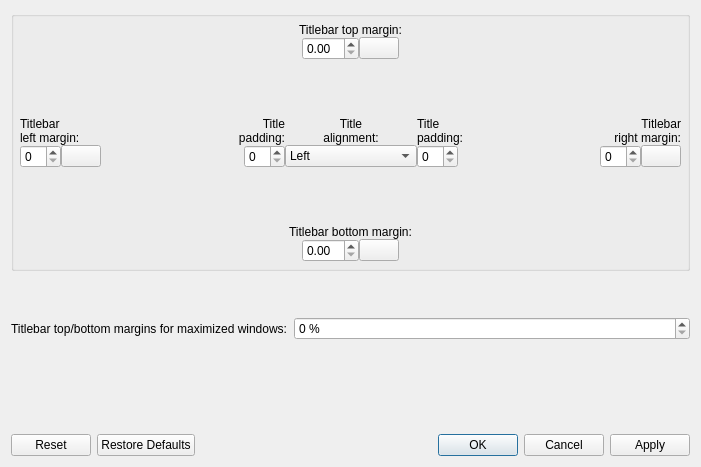
<?xml version="1.0" encoding="UTF-8"?>
<ui version="4.0">
 <class>TitleBarSpacing</class>
 <widget class="QDialog" name="TitleBarSpacing">
  <property name="geometry">
   <rect>
    <x>0</x>
    <y>0</y>
    <width>701</width>
    <height>467</height>
   </rect>
  </property>
  <property name="windowTitle">
   <string>Dialog</string>
  </property>
  <layout class="QVBoxLayout" name="verticalLayout">
   <item>
    <widget class="QGroupBox" name="titleBar_groupbox">
     <property name="title">
      <string/>
     </property>
     <property name="flat">
      <bool>false</bool>
     </property>
     <layout class="QVBoxLayout" name="verticalLayout_6">
      <property name="spacing">
       <number>0</number>
      </property>
      <property name="leftMargin">
       <number>0</number>
      </property>
      <property name="topMargin">
       <number>0</number>
      </property>
      <property name="rightMargin">
       <number>0</number>
      </property>
      <property name="bottomMargin">
       <number>0</number>
      </property>
      <item>
       <layout class="QVBoxLayout" name="verticalLayout_7">
        <item>
         <layout class="QGridLayout" name="gridLayout_8">
          <property name="leftMargin">
           <number>6</number>
          </property>
          <property name="topMargin">
           <number>6</number>
          </property>
          <property name="rightMargin">
           <number>6</number>
          </property>
          <property name="bottomMargin">
           <number>6</number>
          </property>
          <item row="1" column="5" colspan="2">
           <spacer name="horizontalSpacer_46">
            <property name="orientation">
             <enum>Qt::Horizontal</enum>
            </property>
            <property name="sizeHint" stdset="0">
             <size>
              <width>40</width>
              <height>20</height>
             </size>
            </property>
           </spacer>
          </item>
          <item row="1" column="1" colspan="2">
           <spacer name="horizontalSpacer_43">
            <property name="orientation">
             <enum>Qt::Horizontal</enum>
            </property>
            <property name="sizeHint" stdset="0">
             <size>
              <width>40</width>
              <height>20</height>
             </size>
            </property>
           </spacer>
          </item>
          <item row="1" column="0">
           <spacer name="horizontalSpacer_3">
            <property name="orientation">
             <enum>Qt::Horizontal</enum>
            </property>
            <property name="sizeHint" stdset="0">
             <size>
              <width>40</width>
              <height>20</height>
             </size>
            </property>
           </spacer>
          </item>
          <item row="1" column="4">
           <widget class="QPushButton" name="lockTitleBarTopBottomMargins">
            <property name="sizePolicy">
             <sizepolicy hsizetype="Fixed" vsizetype="Fixed">
              <horstretch>0</horstretch>
              <verstretch>0</verstretch>
             </sizepolicy>
            </property>
            <property name="toolTip">
             <string>Lock to make Titlebar top margin and Titlebar bottom margin have the same value</string>
            </property>
            <property name="text">
             <string/>
            </property>
            <property name="checkable">
             <bool>true</bool>
            </property>
           </widget>
          </item>
          <item row="1" column="3">
           <widget class="QDoubleSpinBox" name="titleBarTopMargin">
            <property name="enabled">
             <bool>true</bool>
            </property>
            <property name="maximum">
             <double>25.000000000000000</double>
            </property>
            <property name="singleStep">
             <double>0.050000000000000</double>
            </property>
           </widget>
          </item>
          <item row="0" column="1" colspan="6">
           <widget class="QLabel" name="label_13">
            <property name="text">
             <string>Titlebar top margin:</string>
            </property>
            <property name="alignment">
             <set>Qt::AlignCenter</set>
            </property>
            <property name="buddy">
             <cstring>titleBarTopMargin</cstring>
            </property>
           </widget>
          </item>
          <item row="1" column="7">
           <spacer name="horizontalSpacer_7">
            <property name="orientation">
             <enum>Qt::Horizontal</enum>
            </property>
            <property name="sizeHint" stdset="0">
             <size>
              <width>40</width>
              <height>20</height>
             </size>
            </property>
           </spacer>
          </item>
         </layout>
        </item>
        <item>
         <spacer name="verticalSpacer_4">
          <property name="orientation">
           <enum>Qt::Vertical</enum>
          </property>
          <property name="sizeType">
           <enum>QSizePolicy::Expanding</enum>
          </property>
          <property name="sizeHint" stdset="0">
           <size>
            <width>20</width>
            <height>45</height>
           </size>
          </property>
         </spacer>
        </item>
        <item>
         <layout class="QGridLayout" name="gridLayout_3">
          <property name="leftMargin">
           <number>6</number>
          </property>
          <property name="topMargin">
           <number>6</number>
          </property>
          <property name="rightMargin">
           <number>6</number>
          </property>
          <property name="bottomMargin">
           <number>6</number>
          </property>
          <property name="verticalSpacing">
           <number>0</number>
          </property>
          <item row="2" column="9">
           <widget class="QSpinBox" name="titleBarRightMargin">
            <property name="enabled">
             <bool>true</bool>
            </property>
            <property name="minimum">
             <number>0</number>
            </property>
            <property name="maximum">
             <number>30</number>
            </property>
           </widget>
          </item>
          <item row="2" column="1">
           <widget class="QPushButton" name="lockTitleBarLeftRightMargins">
            <property name="sizePolicy">
             <sizepolicy hsizetype="Fixed" vsizetype="Fixed">
              <horstretch>0</horstretch>
              <verstretch>0</verstretch>
             </sizepolicy>
            </property>
            <property name="toolTip">
             <string>Lock to make Titlebar left margin and Titlebar right margin have the same value</string>
            </property>
            <property name="text">
             <string/>
            </property>
            <property name="checkable">
             <bool>true</bool>
            </property>
           </widget>
          </item>
          <item row="2" column="8">
           <spacer name="horizontalSpacer_13">
            <property name="orientation">
             <enum>Qt::Horizontal</enum>
            </property>
            <property name="sizeType">
             <enum>QSizePolicy::Expanding</enum>
            </property>
            <property name="sizeHint" stdset="0">
             <size>
              <width>20</width>
              <height>20</height>
             </size>
            </property>
           </spacer>
          </item>
          <item row="0" column="8" colspan="3">
           <widget class="QLabel" name="label_11">
            <property name="text">
             <string>Titlebar
right margin:</string>
            </property>
            <property name="alignment">
             <set>Qt::AlignRight|Qt::AlignTrailing|Qt::AlignVCenter</set>
            </property>
            <property name="buddy">
             <cstring>titleBarRightMargin</cstring>
            </property>
           </widget>
          </item>
          <item row="2" column="7">
           <spacer name="horizontalSpacer_21">
            <property name="orientation">
             <enum>Qt::Horizontal</enum>
            </property>
            <property name="sizeHint" stdset="0">
             <size>
              <width>40</width>
              <height>20</height>
             </size>
            </property>
           </spacer>
          </item>
          <item row="2" column="10">
           <widget class="QPushButton" name="lockTitleBarLeftRightMargins_2">
            <property name="toolTip">
             <string>Lock to make Titlebar left margin and Titlebar right margin have the same value</string>
            </property>
            <property name="text">
             <string/>
            </property>
            <property name="checkable">
             <bool>true</bool>
            </property>
           </widget>
          </item>
          <item row="2" column="2">
           <spacer name="horizontalSpacer_4">
            <property name="orientation">
             <enum>Qt::Horizontal</enum>
            </property>
            <property name="sizeHint" stdset="0">
             <size>
              <width>20</width>
              <height>20</height>
             </size>
            </property>
           </spacer>
          </item>
          <item row="0" column="0" colspan="3">
           <widget class="QLabel" name="label_10">
            <property name="text">
             <string>Titlebar
left margin:</string>
            </property>
            <property name="alignment">
             <set>Qt::AlignLeading|Qt::AlignLeft|Qt::AlignVCenter</set>
            </property>
            <property name="buddy">
             <cstring>titleBarLeftMargin</cstring>
            </property>
           </widget>
          </item>
          <item row="2" column="0">
           <widget class="QSpinBox" name="titleBarLeftMargin">
            <property name="minimum">
             <number>0</number>
            </property>
            <property name="maximum">
             <number>30</number>
            </property>
           </widget>
          </item>
          <item row="2" column="3">
           <spacer name="horizontalSpacer_19">
            <property name="orientation">
             <enum>Qt::Horizontal</enum>
            </property>
            <property name="sizeHint" stdset="0">
             <size>
              <width>40</width>
              <height>20</height>
             </size>
            </property>
           </spacer>
          </item>
          <item row="2" column="4">
           <widget class="QSpinBox" name="titleSidePadding">
            <property name="sizePolicy">
             <sizepolicy hsizetype="Fixed" vsizetype="Fixed">
              <horstretch>0</horstretch>
              <verstretch>0</verstretch>
             </sizepolicy>
            </property>
           </widget>
          </item>
          <item row="2" column="6">
           <widget class="QSpinBox" name="titleSidePadding_2">
            <property name="sizePolicy">
             <sizepolicy hsizetype="Fixed" vsizetype="Fixed">
              <horstretch>0</horstretch>
              <verstretch>0</verstretch>
             </sizepolicy>
            </property>
           </widget>
          </item>
          <item row="0" column="5">
           <widget class="QLabel" name="label_3">
            <property name="text">
             <string>Title
alignment:</string>
            </property>
            <property name="alignment">
             <set>Qt::AlignCenter</set>
            </property>
            <property name="buddy">
             <cstring>titleAlignment</cstring>
            </property>
           </widget>
          </item>
          <item row="2" column="5">
           <widget class="QComboBox" name="titleAlignment">
            <item>
             <property name="text">
              <string>Left</string>
             </property>
            </item>
            <item>
             <property name="text">
              <string>Centre</string>
             </property>
            </item>
            <item>
             <property name="text">
              <string>Centre (Full Width)</string>
             </property>
            </item>
            <item>
             <property name="text">
              <string>Right</string>
             </property>
            </item>
           </widget>
          </item>
          <item row="0" column="3" colspan="2">
           <widget class="QLabel" name="label_7">
            <property name="text">
             <string>Title
padding:</string>
            </property>
            <property name="alignment">
             <set>Qt::AlignRight|Qt::AlignTrailing|Qt::AlignVCenter</set>
            </property>
            <property name="buddy">
             <cstring>titleSidePadding</cstring>
            </property>
           </widget>
          </item>
          <item row="0" column="6" colspan="2">
           <widget class="QLabel" name="label_8">
            <property name="text">
             <string>Title
padding:</string>
            </property>
           </widget>
          </item>
         </layout>
        </item>
        <item>
         <spacer name="verticalSpacer_5">
          <property name="orientation">
           <enum>Qt::Vertical</enum>
          </property>
          <property name="sizeType">
           <enum>QSizePolicy::Expanding</enum>
          </property>
          <property name="sizeHint" stdset="0">
           <size>
            <width>20</width>
            <height>45</height>
           </size>
          </property>
         </spacer>
        </item>
        <item>
         <layout class="QGridLayout" name="gridLayout_11">
          <property name="leftMargin">
           <number>6</number>
          </property>
          <property name="topMargin">
           <number>6</number>
          </property>
          <property name="rightMargin">
           <number>6</number>
          </property>
          <property name="bottomMargin">
           <number>6</number>
          </property>
          <item row="1" column="0">
           <spacer name="horizontalSpacer_11">
            <property name="orientation">
             <enum>Qt::Horizontal</enum>
            </property>
            <property name="sizeHint" stdset="0">
             <size>
              <width>40</width>
              <height>20</height>
             </size>
            </property>
           </spacer>
          </item>
          <item row="1" column="1">
           <spacer name="horizontalSpacer_10">
            <property name="orientation">
             <enum>Qt::Horizontal</enum>
            </property>
            <property name="sizeHint" stdset="0">
             <size>
              <width>40</width>
              <height>20</height>
             </size>
            </property>
           </spacer>
          </item>
          <item row="1" column="2">
           <widget class="QDoubleSpinBox" name="titleBarBottomMargin">
            <property name="enabled">
             <bool>true</bool>
            </property>
            <property name="maximum">
             <double>25.000000000000000</double>
            </property>
            <property name="singleStep">
             <double>0.050000000000000</double>
            </property>
           </widget>
          </item>
          <item row="1" column="5">
           <spacer name="horizontalSpacer_50">
            <property name="orientation">
             <enum>Qt::Horizontal</enum>
            </property>
            <property name="sizeHint" stdset="0">
             <size>
              <width>40</width>
              <height>20</height>
             </size>
            </property>
           </spacer>
          </item>
          <item row="1" column="4">
           <spacer name="horizontalSpacer_12">
            <property name="orientation">
             <enum>Qt::Horizontal</enum>
            </property>
            <property name="sizeHint" stdset="0">
             <size>
              <width>40</width>
              <height>20</height>
             </size>
            </property>
           </spacer>
          </item>
          <item row="0" column="1" colspan="4">
           <widget class="QLabel" name="label_18">
            <property name="text">
             <string>Titlebar bottom margin:</string>
            </property>
            <property name="alignment">
             <set>Qt::AlignCenter</set>
            </property>
            <property name="buddy">
             <cstring>titleBarBottomMargin</cstring>
            </property>
           </widget>
          </item>
          <item row="1" column="3">
           <widget class="QPushButton" name="lockTitleBarTopBottomMargins_2">
            <property name="toolTip">
             <string>Lock to make Titlebar top margin and Titlebar bottom margin have the same value</string>
            </property>
            <property name="text">
             <string/>
            </property>
            <property name="checkable">
             <bool>true</bool>
            </property>
           </widget>
          </item>
         </layout>
        </item>
       </layout>
      </item>
     </layout>
    </widget>
   </item>
   <item>
    <spacer name="verticalSpacer_8">
     <property name="orientation">
      <enum>Qt::Vertical</enum>
     </property>
     <property name="sizeType">
      <enum>QSizePolicy::Fixed</enum>
     </property>
     <property name="sizeHint" stdset="0">
      <size>
       <width>20</width>
       <height>40</height>
      </size>
     </property>
    </spacer>
   </item>
   <item>
    <layout class="QFormLayout" name="formLayout_4">
     <item row="0" column="0">
      <widget class="QLabel" name="label_15">
       <property name="text">
        <string>Titlebar top/bottom margins for maximized windows:</string>
       </property>
       <property name="buddy">
        <cstring>percentMaximizedTopBottomMargins</cstring>
       </property>
      </widget>
     </item>
     <item row="0" column="1">
      <widget class="QSpinBox" name="percentMaximizedTopBottomMargins">
       <property name="suffix">
        <string> %</string>
       </property>
       <property name="maximum">
        <number>100</number>
       </property>
      </widget>
     </item>
    </layout>
   </item>
   <item>
    <spacer name="verticalSpacer">
     <property name="orientation">
      <enum>Qt::Vertical</enum>
     </property>
     <property name="sizeType">
      <enum>QSizePolicy::MinimumExpanding</enum>
     </property>
     <property name="sizeHint" stdset="0">
      <size>
       <width>20</width>
       <height>40</height>
      </size>
     </property>
    </spacer>
   </item>
   <item>
    <widget class="QDialogButtonBox" name="buttonBox">
     <property name="orientation">
      <enum>Qt::Horizontal</enum>
     </property>
     <property name="standardButtons">
      <set>QDialogButtonBox::Apply|QDialogButtonBox::Cancel|QDialogButtonBox::Ok|QDialogButtonBox::Reset|QDialogButtonBox::RestoreDefaults</set>
     </property>
    </widget>
   </item>
  </layout>
 </widget>
 <tabstops>
  <tabstop>titleBarTopMargin</tabstop>
  <tabstop>lockTitleBarTopBottomMargins</tabstop>
  <tabstop>titleBarLeftMargin</tabstop>
  <tabstop>lockTitleBarLeftRightMargins</tabstop>
  <tabstop>titleSidePadding</tabstop>
  <tabstop>titleAlignment</tabstop>
  <tabstop>titleSidePadding_2</tabstop>
  <tabstop>titleBarRightMargin</tabstop>
  <tabstop>lockTitleBarLeftRightMargins_2</tabstop>
  <tabstop>titleBarBottomMargin</tabstop>
  <tabstop>lockTitleBarTopBottomMargins_2</tabstop>
  <tabstop>percentMaximizedTopBottomMargins</tabstop>
 </tabstops>
 <resources>
  <include location="klassydecoration_config.qrc"/>
 </resources>
 <connections>
  <connection>
   <sender>lockTitleBarTopBottomMargins</sender>
   <signal>toggled(bool)</signal>
   <receiver>lockTitleBarTopBottomMargins_2</receiver>
   <slot>setChecked(bool)</slot>
   <hints>
    <hint type="sourcelabel">
     <x>385</x>
     <y>65</y>
    </hint>
    <hint type="destinationlabel">
     <x>404</x>
     <y>273</y>
    </hint>
   </hints>
  </connection>
  <connection>
   <sender>lockTitleBarTopBottomMargins_2</sender>
   <signal>toggled(bool)</signal>
   <receiver>lockTitleBarTopBottomMargins</receiver>
   <slot>setChecked(bool)</slot>
   <hints>
    <hint type="sourcelabel">
     <x>400</x>
     <y>245</y>
    </hint>
    <hint type="destinationlabel">
     <x>399</x>
     <y>44</y>
    </hint>
   </hints>
  </connection>
  <connection>
   <sender>lockTitleBarLeftRightMargins</sender>
   <signal>toggled(bool)</signal>
   <receiver>lockTitleBarLeftRightMargins_2</receiver>
   <slot>setChecked(bool)</slot>
   <hints>
    <hint type="sourcelabel">
     <x>94</x>
     <y>168</y>
    </hint>
    <hint type="destinationlabel">
     <x>673</x>
     <y>154</y>
    </hint>
   </hints>
  </connection>
  <connection>
   <sender>lockTitleBarLeftRightMargins_2</sender>
   <signal>toggled(bool)</signal>
   <receiver>lockTitleBarLeftRightMargins</receiver>
   <slot>setChecked(bool)</slot>
   <hints>
    <hint type="sourcelabel">
     <x>660</x>
     <y>166</y>
    </hint>
    <hint type="destinationlabel">
     <x>89</x>
     <y>169</y>
    </hint>
   </hints>
  </connection>
  <connection>
   <sender>titleSidePadding</sender>
   <signal>valueChanged(int)</signal>
   <receiver>titleSidePadding_2</receiver>
   <slot>setValue(int)</slot>
   <hints>
    <hint type="sourcelabel">
     <x>269</x>
     <y>177</y>
    </hint>
    <hint type="destinationlabel">
     <x>482</x>
     <y>177</y>
    </hint>
   </hints>
  </connection>
  <connection>
   <sender>titleSidePadding_2</sender>
   <signal>valueChanged(int)</signal>
   <receiver>titleSidePadding</receiver>
   <slot>setValue(int)</slot>
   <hints>
    <hint type="sourcelabel">
     <x>452</x>
     <y>173</y>
    </hint>
    <hint type="destinationlabel">
     <x>240</x>
     <y>161</y>
    </hint>
   </hints>
  </connection>
  <connection>
   <sender>buttonBox</sender>
   <signal>accepted()</signal>
   <receiver>TitleBarSpacing</receiver>
   <slot>accept()</slot>
   <hints>
    <hint type="sourcelabel">
     <x>526</x>
     <y>435</y>
    </hint>
    <hint type="destinationlabel">
     <x>617</x>
     <y>386</y>
    </hint>
   </hints>
  </connection>
  <connection>
   <sender>buttonBox</sender>
   <signal>rejected()</signal>
   <receiver>TitleBarSpacing</receiver>
   <slot>reject()</slot>
   <hints>
    <hint type="sourcelabel">
     <x>629</x>
     <y>439</y>
    </hint>
    <hint type="destinationlabel">
     <x>651</x>
     <y>397</y>
    </hint>
   </hints>
  </connection>
 </connections>
</ui>
